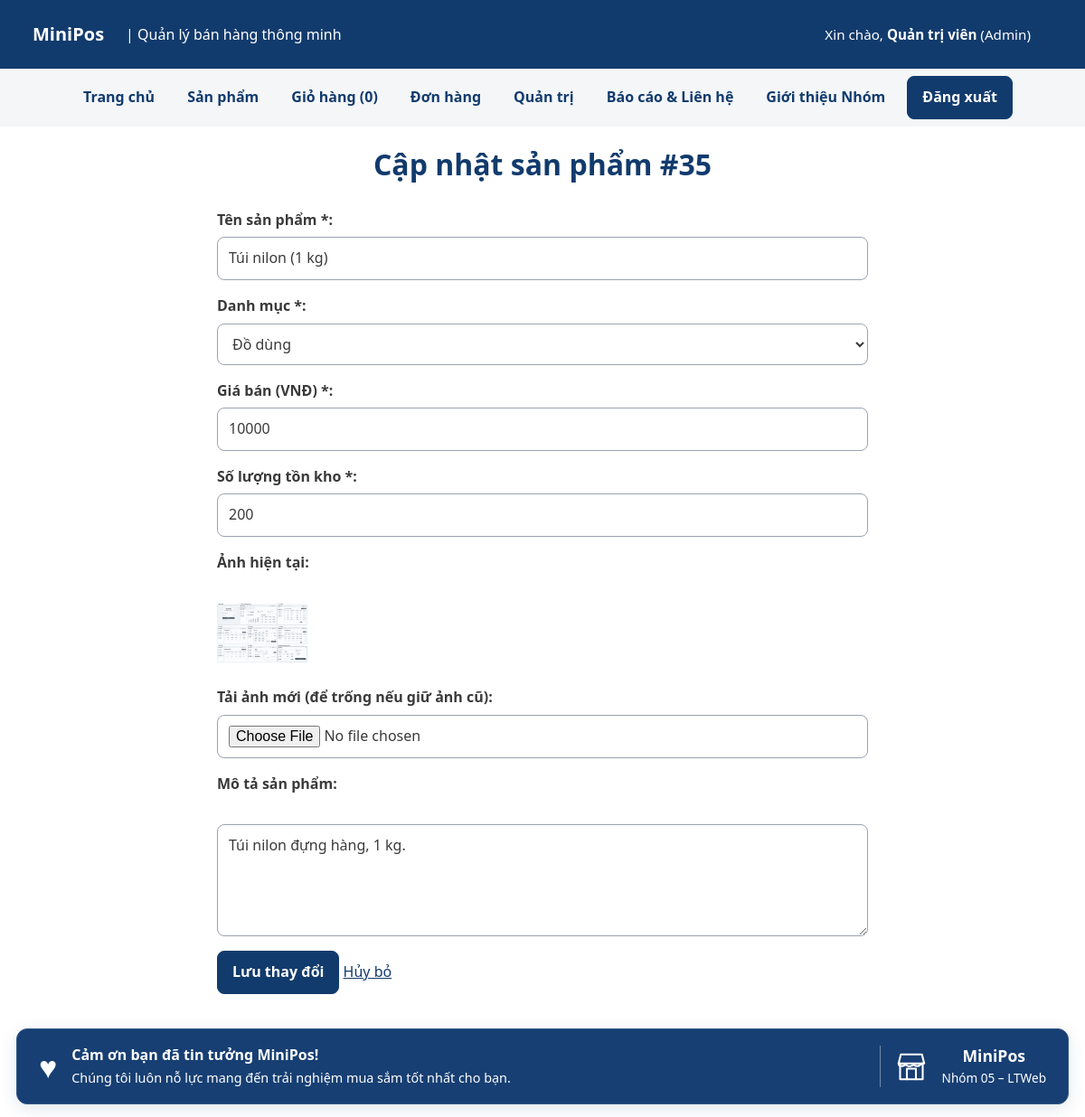
Before: /sua-san-pham.php?id=35 (signed in) with the older database file.
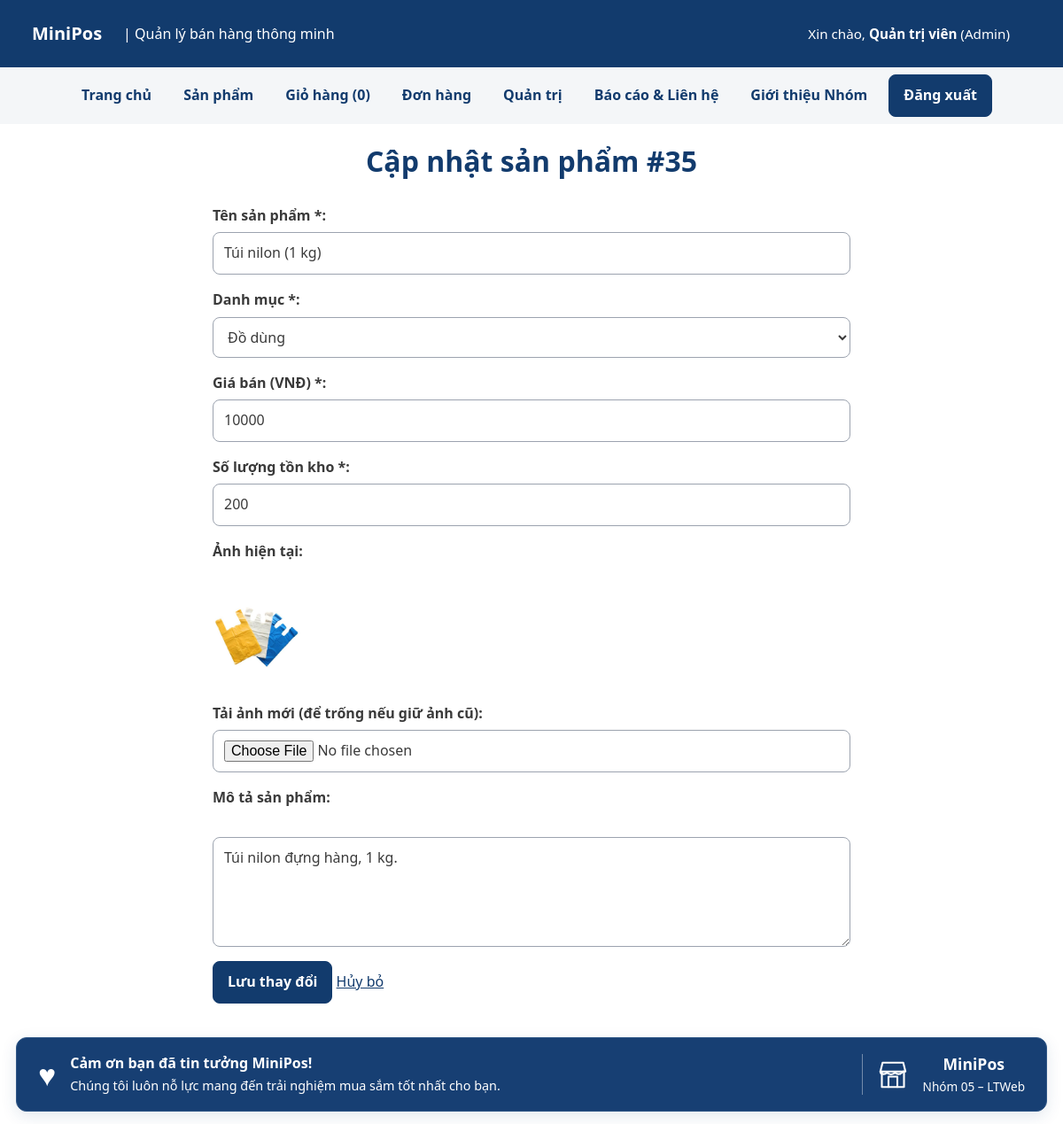
After: the same page with the newer database file.
### tables this page shows
CREATE TABLE san_pham (
    id          INT UNSIGNED AUTO_INCREMENT PRIMARY KEY,
    danh_muc_id INT UNSIGNED NOT NULL,
    ten         VARCHAR(200) NOT NULL,
    gia         INT UNSIGNED NOT NULL CHECK (gia >= 1000),       
    ton_kho     INT UNSIGNED NOT NULL DEFAULT 0,
    anh         VARCHAR(255) NULL,                               
    mo_ta       TEXT NULL,
    ngay_tao    DATETIME NOT NULL DEFAULT CURRENT_TIMESTAMP,
    CONSTRAINT fk_san_pham_danh_muc
        FOREIGN KEY (danh_muc_id) REFERENCES danh_muc(id)
);

CREATE TABLE danh_muc (
    id   INT UNSIGNED AUTO_INCREMENT PRIMARY KEY,
    ten  VARCHAR(100) NOT NULL,
    slug VARCHAR(100) NOT NULL,
    UNIQUE KEY uq_danh_muc_slug (slug)
);

### inc/ham.php (called while the page is built, shortened)
<?php
function e(string|int|float|null $giaTri): string
{
    return htmlspecialchars(
        (string) $giaTri,
        ENT_QUOTES | ENT_SUBSTITUTE,
        'UTF-8'
    );
}

### inc/db.php (called while the page is built, shortened)
<?php
function db(): PDO
{
    static $pdo = null;
    if ($pdo === null) {
        $host = getenv('DB_HOST') ?: '127.0.0.1;port=3306';
        $ten  = getenv('DB_NAME') ?: 'ltweb_nhom05';
        $user = getenv('DB_USER') ?: 'root';
        $pass = getenv('DB_PASS') !== false ? (string) getenv('DB_PASS') : '';
        $pdo = new PDO(
            "mysql:host=$host;dbname=$ten;charset=utf8mb4",
            $user,
            $pass,
            [
                PDO::ATTR_ERRMODE            => PDO::ERRMODE_EXCEPTION,
                PDO::ATTR_DEFAULT_FETCH_MODE => PDO::FETCH_ASSOC,
                PDO::ATTR_EMULATE_PREPARES   => false,
            ]
        );
    }
    return $pdo;
}

### src/Data/KhoSanPham.php (called while the page is built, shortened)
<?php
final class KhoSanPham
{
    public function timTheoId(int|string $id): ?SanPham
    {
        $so = $this->laySoNguyenDuong($id);
        $st = $this->db->prepare(self::SELECT . ' WHERE sp.id = ?');
        $st->execute([$so]);
        $dong = $st->fetch();
        return $dong ? SanPham::tuMang($dong) : null;
    }
    private function laySoNguyenDuong(int|string $id): ?int
    {
        $so = filter_var($id, FILTER_VALIDATE_INT, ['options' => ['min_range' => 1]]);
        return $so === false ? null : $so;
    }
}

### src/Models/SanPham.php (called while the page is built, shortened)
<?php
final class SanPham implements JsonSerializable
{
    public static function tuMang(array $d): self
    {
        return new self(
            (int) $d['id'],
            (string) $d['ten'],
            (int) $d['gia'],
            (string) ($d['danh_muc_ten'] ?? ''),
            (int) $d['ton_kho'],
            (string) ($d['anh'] ?? ''),
            (int) ($d['danh_muc_id'] ?? 0),
            (string) ($d['mo_ta'] ?? ''),
            (string) ($d['ngay_tao'] ?? '')
        );
    }
    public function getTen(): string
    {
        return $this->ten;
    }
    public function getGia(): int
    {
        return $this->gia;
    }
    public function getDanhMucId(): int
    {
        return $this->danhMucId;
    }
    public function getTonKho(): int
    {
        return $this->tonKho;
    }
    public function getAnh(): string
    {
        return $this->anh;
    }
    public function getMoTa(): string
    {
        return $this->moTa;
    }
}

### src/Data/KhoDanhMuc.php (called while the page is built, shortened)
<?php
final class KhoDanhMuc
{
    public function tatCa(): array
    {
        $st = $this->db->query(
            'SELECT dm.id, dm.ten, dm.slug, COUNT(sp.id) AS so_san_pham
               FROM danh_muc dm
          LEFT JOIN san_pham sp ON sp.danh_muc_id = dm.id
           GROUP BY dm.id, dm.ten, dm.slug
           ORDER BY dm.ten'
        );
        return $st->fetchAll();
    }
}

### sua-san-pham.php (the view, shortened to what this page needs)
<?php
$spId = filter_var($_GET['id'] ?? null, FILTER_VALIDATE_INT);
$khoSanPham = new \App\Data\KhoSanPham(db());
$sanPham    = $khoSanPham->timTheoId($spId);
$khoDanhMuc  = new \App\Data\KhoDanhMuc(db());
$danhMucList = $khoDanhMuc->tatCa();
$old = [
    'ten'         => $sanPham->getTen(),
    'danh_muc_id' => (string) $sanPham->getDanhMucId(),
    'gia'         => (string) $sanPham->getGia(),
    'ton_kho'     => (string) $sanPham->getTonKho(),
    'mo_ta'       => $sanPham->getMoTa(),
];
require __DIR__ . '/inc/header.php';
?>
<main class="bao">
    <h1>Cập nhật sản phẩm #<?= e($spId) ?></h1>
    <form action="sua-san-pham.php?id=<?= e($spId) ?>" method="post" enctype="multipart/form-data" novalidate>
        <p>
            <label for="ten">Tên sản phẩm *:</label>
            <input type="text" id="ten" name="ten" value="<?= e($old['ten']) ?>" required>
        </p>
        <p>
            <label for="danh_muc_id">Danh mục *:</label>
            <select id="danh_muc_id" name="danh_muc_id" required>
                <?php foreach ($danhMucList as $dm): ?>
                    <option value="<?= e($dm['id']) ?>" <?= (string)$dm['id'] === $old['danh_muc_id'] ? 'selected' : '' ?>>
                        <?= e($dm['ten']) ?>
                    </option>
                <?php endforeach; ?>
            </select>
        </p>
        <p>
            <label for="gia">Giá bán (VNĐ) *:</label>
            <input type="number" id="gia" name="gia" min="1000" step="500" value="<?= e($old['gia']) ?>" required>
        </p>
        <p>
            <label for="ton_kho">Số lượng tồn kho *:</label>
            <input type="number" id="ton_kho" name="ton_kho" min="0" value="<?= e($old['ton_kho']) ?>" required>
        </p>
        <p>
            <label>Ảnh hiện tại:</label><br>
            <img src="<?= e($sanPham->getAnh() ?: 'images/MiniPOS.webp') ?>" width="100" alt="Ảnh hiện tại"><br>
            <label for="anh">Tải ảnh mới (để trống nếu giữ ảnh cũ):</label>
            <input type="file" id="anh" name="anh" accept="image/jpeg,image/png,image/webp">
        </p>
        <p>
            <label for="mo_ta">Mô tả sản phẩm:</label><br>
            <textarea id="mo_ta" name="mo_ta" rows="4" cols="50"><?= e($old['mo_ta']) ?></textarea>
        </p>
        <button type="submit">Lưu thay đổi</button>
        <a href="quan-tri.php">Hủy bỏ</a>
    </form>
</main>
<?php require __DIR__ . '/inc/footer.php'; ?>

Changed rows visible on the page:
changed san_pham "Túi nilon (1 kg)": anh: a different picture
